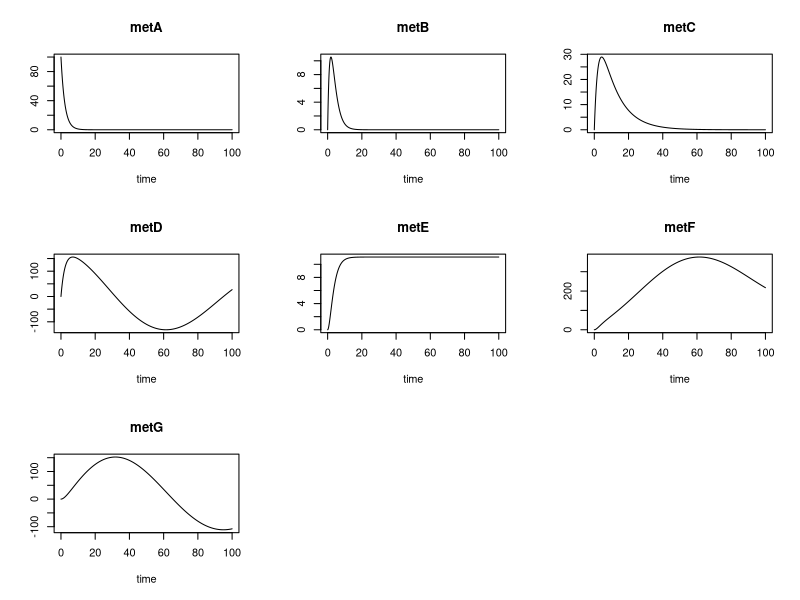

Reproduce this figure in R.
# load libraries
library(deSolve)

# define variables
  #time intervals
t_intv = seq(0,100, by= 0.1)
  # initial state
init_state = c(metA = 100, metB= 0, metC= 0, metD= 0, metE= 0, metF= 0, metG= 0)
  # parameters (rates)
rates = c(r1 = 0.15, r2 = 0.2, r3 = 0.8, r4 = 0.2, r5 = 0.4, r6 = 0.1, r7 = 0.01, r8 = 0.05)

  # stoichiometric matrix


# ode function
ode_system <- function(t,state,parameters){
  with(as.list(c(state,parameters)), {
   dA = (-1)*((-1)*r1*metA + (-1)*r2*metA^(1)) + (-1)*r3*metA
   dB = r1*metA -r4*metB -r5*metB
   dC = r2*metA -r6*metC
   dD = r3*metA -r7*metD -r8*metG
   dE = r4*metB
   dF = r5*metB + r6*metC + r7*metD + r8*metG
   dG = r8*metD
   list(c(dA,dB,dC,dD,dE,dF,dG))
  })
}

out = ode(y = init_state, times = t_intv, func = ode_system, parms = rates)

plot(out)
